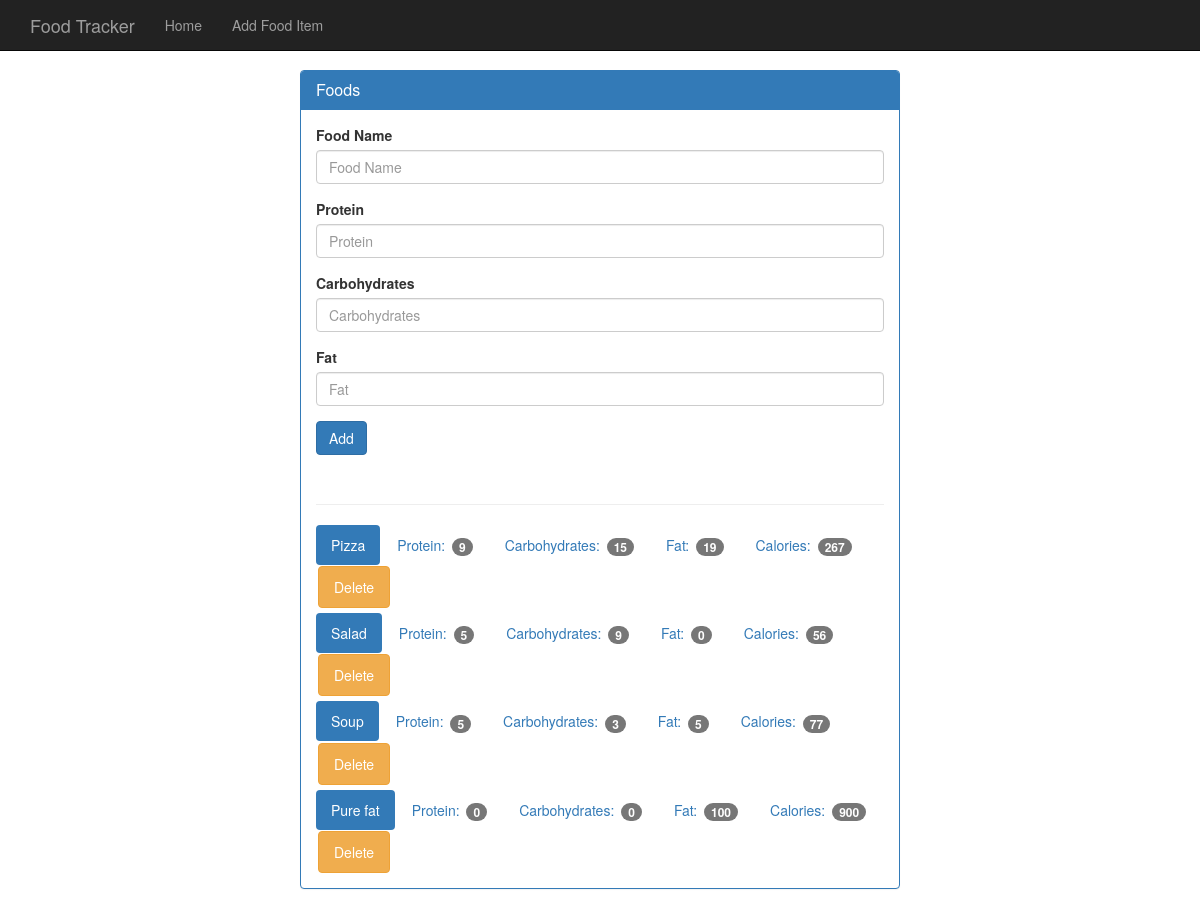
Page /add_food on the committed database.
### tables this page shows
CREATE TABLE food (
    id integer primary key autoincrement,
    name text not null,
    protein integer not null,
    carbohydrates integer not null,
    fat integer not null,
    calories integer not null,
    timestamp datetime default CURRENT_TIMESTAMP
);

### app.py (the view, shortened to what this page needs)
@app.route('/add_food', methods=['GET', 'POST'])
def add_food():
    db = get_db()
    cur = db.execute('SELECT id, name, protein, carbohydrates, fat, calories FROM food')
    all_food = cur.fetchall()
    db.close()
    return render_template('add_food.html', all_food=all_food)

### db.py (called while the page is built)
def connect_db():
    sql = sqlite3.connect('food_log.db')
    sql.row_factory = sqlite3.Row
    return sql

def get_db():
    if not hasattr(g, 'sqlite3_db'):
        g.sqlite3_db = connect_db()
    return g.sqlite3_db

### templates/add_food.html
{% extends "base.html" %}
{% block content %}
<div class="row">
    <div>
        <div class="panel panel-primary">
            <div class="panel-heading">
                <h3 class="panel-title">Foods</h3>
            </div>
            <div class="panel-body">
                <form method="POST" action="{{ url_for('add_food') }}">
                    <div class="form-group">
                        <label for="food-name">Food Name</label>
                        <input type="text" class="form-control" id="food-name" name="food-name" placeholder="Food Name">
                    </div>
                    <div class="form-group">
                        <label for="protein">Protein</label>
                        <input type="number" class="form-control" id="protein" name="protein" placeholder="Protein">
                    </div>
                    <div class="form-group">
                        <label for="carbohydrates">Carbohydrates</label>
                        <input type="number" class="form-control" id="carbohydrates" name="carbohydrates"
                               placeholder="Carbohydrates">
                    </div>
                    <div class="form-group">
                        <label for="fat">Fat</label>
                        <input type="number" class="form-control" id="fat" name="fat" placeholder="Fat">
                    </div>
                    <button type="submit" class="btn btn-primary">Add</button>
                </form>
                <div class="page-header"></div>
                {% for food in all_food %}
                <ul class="nav nav-pills" role="tablist">
                    <li class="active"><a>{{ food['name'] }}</a></li>
                    <li><a>Protein: <span class="badge">{{ food['protein'] }}</span></a></li>
                    <li><a>Carbohydrates: <span class="badge">{{ food['carbohydrates'] }}</span></a></li>
                    <li><a>Fat: <span class="badge">{{ food['fat'] }}</span></a></li>
                    <li><a>Calories: <span class="badge">{{ food['calories'] }}</span></a></li>
                    <li><a href="/delete?food={{ food['id'] }}" type="button" class="btn btn-warning">Delete</a></li>
                </ul>
                {% endfor %}
            </div>
        </div>
    </div>
</div>
{% endblock %}

### static/theme.css (style rules this page uses)
body { padding-top: 70px; padding-bottom: 30px; }

### rows in the picture
food: name "Pizza", protein "9", carbohydrates "15", fat "19", calories "267"
food: name "Salad", protein "5", carbohydrates "9", fat "0", calories "56"
food: name "Soup", protein "5", carbohydrates "3", fat "5", calories "77"
food: name "Pure fat", protein "0", carbohydrates "0", fat "100", calories "900"
